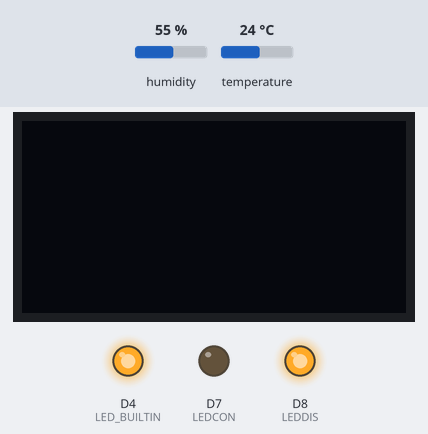
Bench run of a program on a simulated ESP8266 (NodeMCU). Parts: 128×64 one-colour display, output pins drawn as LEDs (lit = HIGH, except the on-board LED, lit = LOW). The test bench sets the inputs (shaded band); at power-on: humidity 55 %, temperature 24 °C. WiFi joins after 1.5 s; servers stay silent unless stated; the local clock reads 2024-03-15 10:24:30 at power-on unless the program sets it; random numbers use the default seed unless the program sets one; no MQTT or app messages arrive unless stated; what the program prints to the serial monitor is not drawn.

Above: at 1.3 s.
1.4 s: humidity set to 22 %
At 6.4 s:
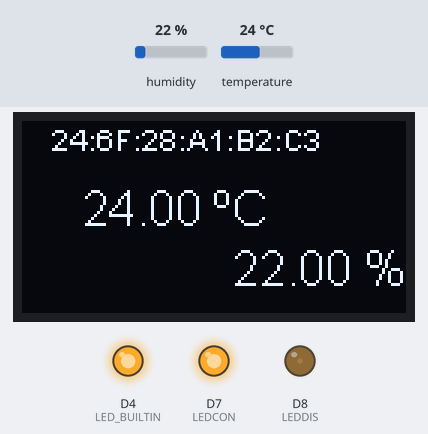
11.7 s: temperature set to 12 °C
At 16.3 s:
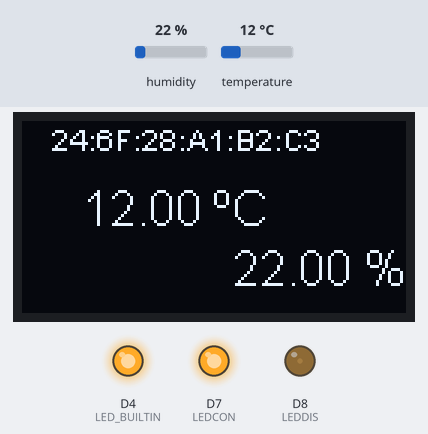
19.1 s: humidity set to 40 %
At 21.3 s:
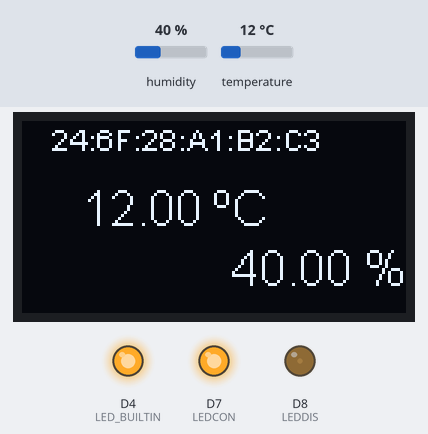
26.5 s: temperature set to 19 °C
At 31.4 s:
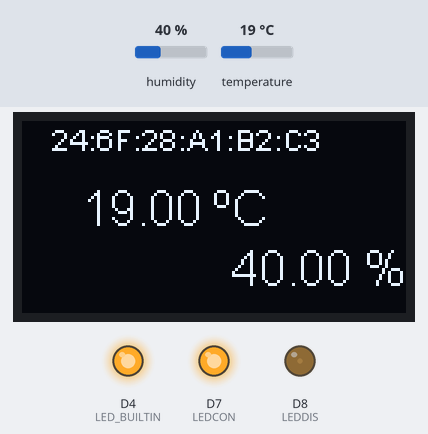
Timing chart, 0 to 32.9 s (numbered marks = the images above; inputs shaded):
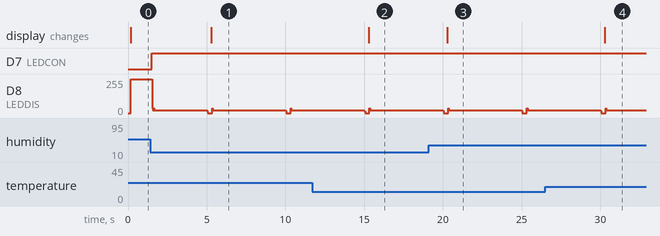

Measured:
- after the input at 11.7 s, the display: changes after 3.6 s (image 2)
- after the input at 19.1 s, the display: changes after 1.2 s (image 3)
- after the input at 26.5 s, the display: changes after 3.8 s (image 4)

The program:

main.cpp
```cpp
// Main
#include <Arduino.h>              // Main Arduino Library
#include "pinSettings.h"          // Pin Settings Setup

// Features
#include "sensors/DHTxx.h"        // DHTxx Sensor Code
#include "wifi/wifi.h"            // Wifi Connection
#include "mqtt/mqtt.h"            // MQTT Code
#include "display/display.h"      // Display Code

// Time
#include <ctime>                  // To use in place of delay

int timeStatus = 1;               // When 1, timeStart can be update
time_t timeStart, timeNow;        // To control time elapsed
int timeControl = 5;              // Time elapsed to new read

void setup() {

  Serial.begin(115200);           // Start Serial Communication
  pinSettings();                  // Pin Settings Setup
  DHTxxSetup();                   // DHTxx Sensor Setup
  wifiConnect();                  // Wifi Connection
  mqttConnect();                  // MQTT Setup
  startDisplay();                 // Start and configure display

}

void loop() {

  if (timeStatus == 1)
  {
    timeStart = time(0);
    timeNow = time(0);
    timeStatus = 0;               // cant time update
  }

  timeNow = time(0);              // time elapsed update


  if ((timeNow - timeStart) >= timeControl)
  {
    Serial.println("Read Sensor");
    DHTxxRead();                    // DHTxx Sensor Readings
    DHTxxSerialPrint();             // DHTxx Sensor Serial Print


    // Verify internet connection to publish the reads
    if (WiFi.status() == WL_CONNECTED)
    {
      mqttPublish();                  // MQTT Publish

    }
    else
    {
      wifiReconnect();                // Wifi Reconnect
      if (WiFi.status() == WL_CONNECTED)
      {
        mqttPublish();                  // MQTT Publish
      }
    }
    refreshDisplay();               // Show MAC, temperature and humidity in display
    timeStatus = 1;                 // can time update
  }


  wifiReconnect();                // Wifi Reconnect

  //LED indicator
  if (WiFi.status() == WL_CONNECTED){
    digitalWrite(LEDCON, HIGH);
    digitalWrite(LEDDIS, LOW);
  }

  if (digitalRead(LEDCON == HIGH)){
    digitalWrite(LEDDIS, LOW);
  }
  else{
    digitalWrite(LEDDIS, HIGH);
  }


//LED indicator
  if (WiFi.status() == WL_CONNECTED){
    digitalWrite(LEDCON, HIGH);
    digitalWrite(LEDDIS, LOW);
  }

}
```

display.h
```cpp
#include <Arduino.h>              // Main Arduino Library
#include "pinSettings.h"          // Pin Settings Setup
#include "wifi/wifi.h"            // Wifi Connection

// Features
#include "sensors/DHTxx.h"        // DHTxx Sensor Code


//Display
#include <Wire.h>
#include "SSD1306Wire.h"
#include <stdio.h>
#include <iostream>
#include <string.h>


    // vars to use with display
    String textTemperatureComplete;
    String textHumidityComplete;
    String textMACComplete;


SSD1306Wire display(0x3c, D6, D5, GEOMETRY_128_64);


void startDisplay()
{
    display.init();
    display.flipScreenVertically();
}


void refreshDisplay()
{
  // display lines
  display.clear();
  display.setTextAlignment(TEXT_ALIGN_LEFT);

  // MACADRESS
  display.setFont(ArialMT_Plain_10);
  textMACComplete += espClientMAC;
    if ((textMACComplete == "") || (WiFi.status() != WL_CONNECTED))
  {
    textMACComplete = "Not Conected";
  }
  display.drawString(10, 0, textMACComplete);
  Serial.print("MACADRESS: ");
  Serial.println(textMACComplete);
  display.display();
  textMACComplete = "";

  // Temperature
  display.setFont(ArialMT_Plain_16);
  textTemperatureComplete += DHTxxTemperature;
  textTemperatureComplete += " ºC";
  display.drawString(20, 20, textTemperatureComplete);
  display.display();
  textTemperatureComplete = "";

  // Humidity
  display.setFont(ArialMT_Plain_16);
  textHumidityComplete += DHTxxHumidity;
  textHumidityComplete += " %";
  display.drawString(70, 40, textHumidityComplete);
  display.display();
  textHumidityComplete = "";

}
```

mqtt.cpp
```cpp
#include <Arduino.h>            // Main Arduino Library
#include "pinSettings.h"        // Pin Settings Setup
#include <ESP8266WiFi.h>        // WiFi Library
#include <PubSubClient.h>       // MQTT Library
#include "mqtt.h"               // MQTT Code
#include "wifi/wifi.h"          // Wifi Code
#include "sensors/DHTxx.h"      // DHTxx Sensor Code
#include <ArduinoJson.h>        // JSON Library


// MQTT Settings
const char *mqtt_username = MQTT_USERNAME;
const char *mqtt_password = MQTT_PASSWD;
const char *mqtt_broker = MQTT_BROKER_SERVER;
const int mqtt_port = MQTT_SERVER_PORT;


PubSubClient client(espClient);


void mqttConnect() {

  // Connecting to a mqtt broker
  client.setServer(mqtt_broker, mqtt_port);
  //client.setCallback(callback);


  while (!client.connected()) {

      Serial.printf("The client %s is conneting to the MQTT Broker Server\n", espClientMACsimple.c_str());
      if (client.connect(espClientHostname.c_str(), mqtt_username, mqtt_password)) {


      } else {
          Serial.print("Failed with state: ");
          Serial.print(client.state());
          digitalWrite(LEDDIS, HIGH);
          // delay(2000);
      }
  }
}


void mqttPublish() {

  // Define MQTT Topic
  String device_topic = "sensors/DHTxx/";
  device_topic.concat(espClientMACsimple);

  // Convert String to char
  int stringLength = device_topic.length() + 1;
  char characterArray[stringLength];
  device_topic.toCharArray(characterArray, stringLength);

  // Define MQTT Topic to Publish
  char *topic = characterArray;


  //Convert float data to strings
  // Allocate the JSON document
  //
  // Inside the brackets, 200 is the RAM allocated to this document.
  // Don't forget to change this value to match your requirement.
  // Use https://arduinojson.org/v6/assistant to compute the capacity.
  StaticJsonDocument<256> doc;

  // StaticJsonObject allocates memory on the stack, it can be
  // replaced by DynamicJsonDocument which allocates in the heap.
  //
  // DynamicJsonDocument  doc(200);

  // Add values in the document
  doc["Hostname"] = espClientHostname;
  doc["MAC"] = espClientMAC;
  doc["IP"] = espClientIP;
  doc["Topic"] = device_topic;
  doc["Sensor"] = "DHTxx";
  doc["Temperature"] = DHTxxTemperature;
  doc["Humidity"] = DHTxxHumidity;
  doc["HeatIndex"] = DHTxxHeatIndex;
  doc["Battery"] = random(500)/100.5;


  // Generate the minified JSON and send it to the Serial port.
  serializeJson(doc, Serial);

  // Start a new line
  Serial.println();

  char outputJson[256];
  serializeJson(doc, outputJson);

  //Publish the data to the topic
  client.publish(topic, outputJson);
  client.loop();
}
```

mqtt.h
```cpp
#ifndef mqtt_h

    #define mqtt_h

        // MQTT Settings
        # define MQTT_BROKER_SERVER "mqtt.bee.espertamente.com.br"
        # define MQTT_SERVER_PORT 1883
        # define MQTT_BROKER "mqtt.bee.espertamente.com.br"
        # define MQTT_USERNAME "espertamente";
        # define MQTT_PASSWD "HRdgDOeKASx2YhxavKBa"

        void mqttConnect();
        void mqttPublish();


#endif
```

DHTxx.cpp
```cpp
#include <Arduino.h>      // Main Arduino Library
#include "pinSettings.h"  // Pin Settings Setup
#include "DHTxx.h"        // DHTxx Code

#include "DHT.h"          // DHT Sensor Library


#define DHTTYPE DHT22   // For DHT11, just change it to DHT11.

DHT dht(DHTPIN, DHTTYPE);

// Define Variables values:
float DHTxxTemperature = 0;
float DHTxxHumidity = 0;
float DHTxxHeatIndex = 0;

// DHTxx Sensor Setup
void DHTxxSetup() {
  Serial.begin(9600);
  dht.begin();
}

// DHTxx Sensor Readings
void DHTxxRead() {

  // delay(1000); // Wait a few seconds between measurements.

  DHTxxHumidity = dht.readHumidity();
  DHTxxTemperature = dht.readTemperature();

  // Check if any reads failed and exit early (to try again).
  if (isnan(DHTxxHumidity) || isnan(DHTxxTemperature)) {
    Serial.println(F("Failed to read from DHT sensor!"));
    return;
  }

  // Compute heat index in Celsius (isFahreheit = false)
  DHTxxHeatIndex = dht.computeHeatIndex(DHTxxTemperature, DHTxxHumidity, false);


}


void DHTxxSerialPrint() {
  Serial.print(F("Humidity: "));
  Serial.print(DHTxxHumidity);
  Serial.print(F("%  Temperature: "));
  Serial.print(DHTxxTemperature);
  Serial.print(F("°C  Heat index: "));
  Serial.print(DHTxxHeatIndex);
  Serial.println(F("°C "));
}
```

DHTxx.h
```cpp
#ifndef DHTxx_h

    #define DHTxx_h

        #include <Arduino.h>
        #include "pinSettings.h"        // Pin Settings Setup

        #include "DHT.h"

        extern DHT dht;

        extern float DHTxxTemperature;
        extern float DHTxxHumidity;
        extern float DHTxxHeatIndex;

        extern String doc;

        void DHTxxSetup();
        void DHTxxRead();
        void DHTxxSerialPrint();

#endif
```

secrets.h
```cpp
// Wifi Connectivity Settings
#define WIFI_SSID "NETWORK_NAME"
#define WIFI_PASSWD "NETWORK_PASSWORD"
```

wifi.cpp
```cpp
#include "wifi.h"            // Wifi Connection
#include "pinSettings.h"

String espClientIP = "";
String espClientMAC = "";
String espClientMACsimple = "";
String espClientHostname = "";

// Wifi network credentials
const char* ssid     = WIFI_SSID;
const char* password = WIFI_PASSWD;


// Create an WiFiClient class to connect to the MQTT server.
WiFiClient espClient;


void wifiConnect() {

  if (WiFi.status() != WL_CONNECTED)
  {
    espClientMAC = String("");
  }

  // Extract Wifi MAC Address
  espClientMAC = String(WiFi.macAddress()).c_str();
  espClientMACsimple = espClientMAC.c_str();
  espClientMACsimple.replace(":", "");

  // We start by connecting to a WiFi network
  Serial.println();
  Serial.println();
  Serial.print("Connecting to ");
  Serial.println(ssid);

  /* Explicitly set the ESP8266 to be a WiFi-client, otherwise, it by default,
     would try to act as both a client and an access-point and could cause
     network-issues with your other WiFi-devices on your WiFi-network. */
  WiFi.mode(WIFI_STA);

  // Connect in wifi
  WiFi.begin(ssid, password);

  // Set Device Hostname
  WiFi.hostname(espClientMACsimple);

  // Extract Wifi IP Address and Hostname
  espClientIP = WiFi.localIP().toString().c_str();
  espClientHostname = WiFi.hostname();

  // Print Wifi Connection Info
  Serial.println("");
  Serial.println("WiFi connected");
  Serial.println("IP address: " + espClientIP);
  Serial.println("Hostname: " + espClientHostname);

}

// Reconnect function
void wifiReconnect()
{
  if (WiFi.status() != WL_CONNECTED)
  {
    WiFi.reconnect();
  }
}
```

wifi.h
```cpp
#ifndef wifi_h

    #define wifi_h
        #include <Arduino.h>              // Main Arduino Library
        #include <ESP8266WiFi.h>
        #include "secrets.h"


        extern WiFiClient espClient;

        extern String espClientIP;
        extern String espClientMAC;
        extern String espClientMACsimple;
        extern String espClientHostname;

        void wifiConnect();
        void wifiReconnect();

#endif
```

pinSettings.cpp
```cpp
#include <Arduino.h>      // Main Arduino Library
#include "pinSettings.h"  // Pin Settings Setup

// Pin I/O Mode Setup
void pinSettings() {

    // Define the Digital Outputs
    // ----------------------------------------------
    pinMode(LED_BUILTIN, OUTPUT);
    pinMode(LEDCON, OUTPUT);
    pinMode(LEDDIS, OUTPUT);
}
```

pinSettings.h
```cpp
#ifndef pinSettings_h

    #define pinSettings_h

    // Define the Sensors Pins
    // For ESP8266 use pins 3, 4, 5, 12, 13 or 14 --
    // ----------------------------------------------

    #define DHTPIN    D3    // Pin for DHT Sensor
    #define SDLPIN    D5    // Pin for display
    #define SDAPIN    D6    // Pin for display
    #define LEDCON    D7    // WiFi connected LED
    #define LEDDIS    D8    // WiFi disconnected LED


    // Pin Settings Setup
    void pinSettings();

#endif
```
